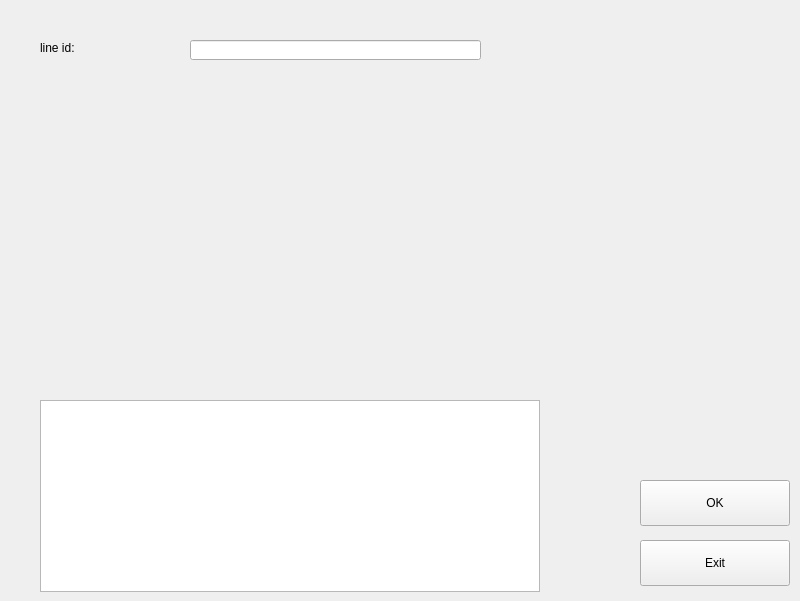
<?xml version="1.0" encoding="UTF-8"?>
<ui version="4.0">
 <class>modify_L</class>
 <widget class="QWidget" name="modify_L">
  <property name="geometry">
   <rect>
    <x>0</x>
    <y>0</y>
    <width>800</width>
    <height>601</height>
   </rect>
  </property>
  <property name="windowTitle">
   <string>Form</string>
  </property>
  <widget class="QLabel" name="line_id">
   <property name="geometry">
    <rect>
     <x>40</x>
     <y>40</y>
     <width>111</width>
     <height>16</height>
    </rect>
   </property>
   <property name="text">
    <string>line id:</string>
   </property>
  </widget>
  <widget class="QPushButton" name="OK">
   <property name="geometry">
    <rect>
     <x>640</x>
     <y>480</y>
     <width>150</width>
     <height>46</height>
    </rect>
   </property>
   <property name="text">
    <string>OK</string>
   </property>
  </widget>
  <widget class="QPushButton" name="Exit">
   <property name="geometry">
    <rect>
     <x>640</x>
     <y>540</y>
     <width>150</width>
     <height>46</height>
    </rect>
   </property>
   <property name="text">
    <string>Exit</string>
   </property>
  </widget>
  <widget class="QTextBrowser" name="textBrowser">
   <property name="geometry">
    <rect>
     <x>40</x>
     <y>400</y>
     <width>500</width>
     <height>192</height>
    </rect>
   </property>
  </widget>
  <widget class="QLineEdit" name="id_input">
   <property name="geometry">
    <rect>
     <x>190</x>
     <y>40</y>
     <width>291</width>
     <height>20</height>
    </rect>
   </property>
  </widget>
 </widget>
 <resources/>
 <connections/>
</ui>
